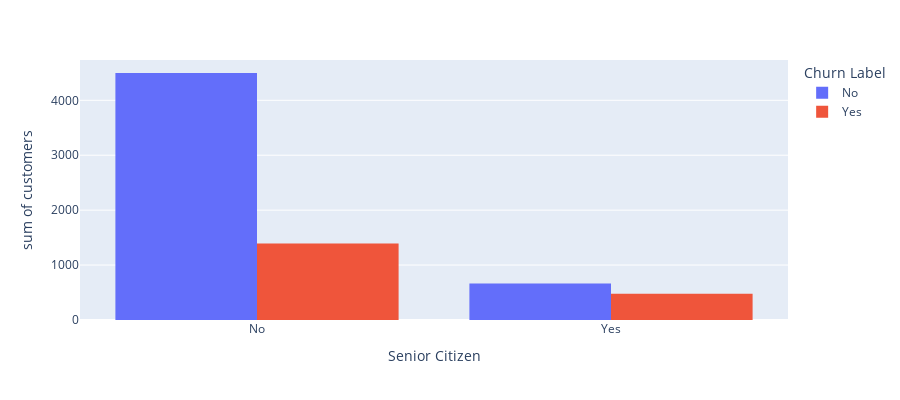

Notebook cell for this chart:
### Code cell
import plotly.express as px
fig = px.histogram(df_ch, x="Senior Citizen", y="customers",
             color='Churn Label', barmode='group',
             height=400)
fig.show()

### Figure 1 — Plotly figure (JSON) as saved in the notebook; plotly's stock layout.template omitted (floating-point values rounded to 4 significant figures)
{"data": [{"alignmentgroup": "True", "bingroup": "x", "histfunc": "sum", "hovertemplate": "Churn Label=No<br>Senior Citizen=%{x}<br>sum of customers=%{y}<extra></extra>", "legendgroup": "No", "marker": {"color": "#636efa", "pattern": {"shape": ""}}, "name": "No", "offsetgroup": "No", "orientation": "v", "showlegend": true, "type": "histogram", "x": ["No", "Yes"], "xaxis": "x", "y": [4497, 666], "yaxis": "y"}, {"alignmentgroup": "True", "bingroup": "x", "histfunc": "sum", "hovertemplate": "Churn Label=Yes<br>Senior Citizen=%{x}<br>sum of customers=%{y}<extra></extra>", "legendgroup": "Yes", "marker": {"color": "#EF553B", "pattern": {"shape": ""}}, "name": "Yes", "offsetgroup": "Yes", "orientation": "v", "showlegend": true, "type": "histogram", "x": ["No", "Yes"], "xaxis": "x", "y": [1393, 476], "yaxis": "y"}], "layout": {"barmode": "group", "height": 400, "legend": {"title": {"text": "Churn Label"}, "tracegroupgap": 0}, "margin": {"t": 60}, "xaxis": {"anchor": "y", "domain": [0, 1], "title": {"text": "Senior Citizen"}}, "yaxis": {"anchor": "x", "domain": [0, 1], "title": {"text": "sum of customers"}}}}
